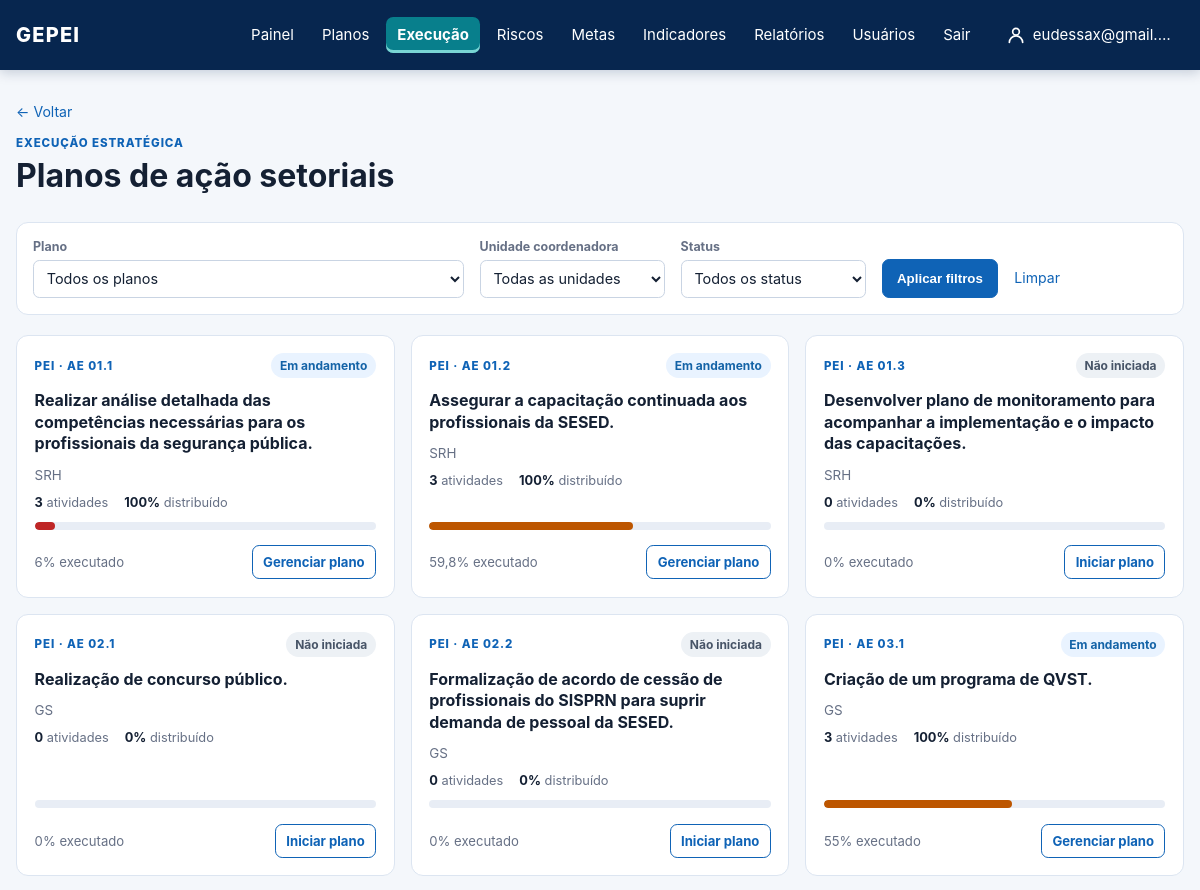
Before: /planos-de-acao/ (signed in, upper part) with the older database file.
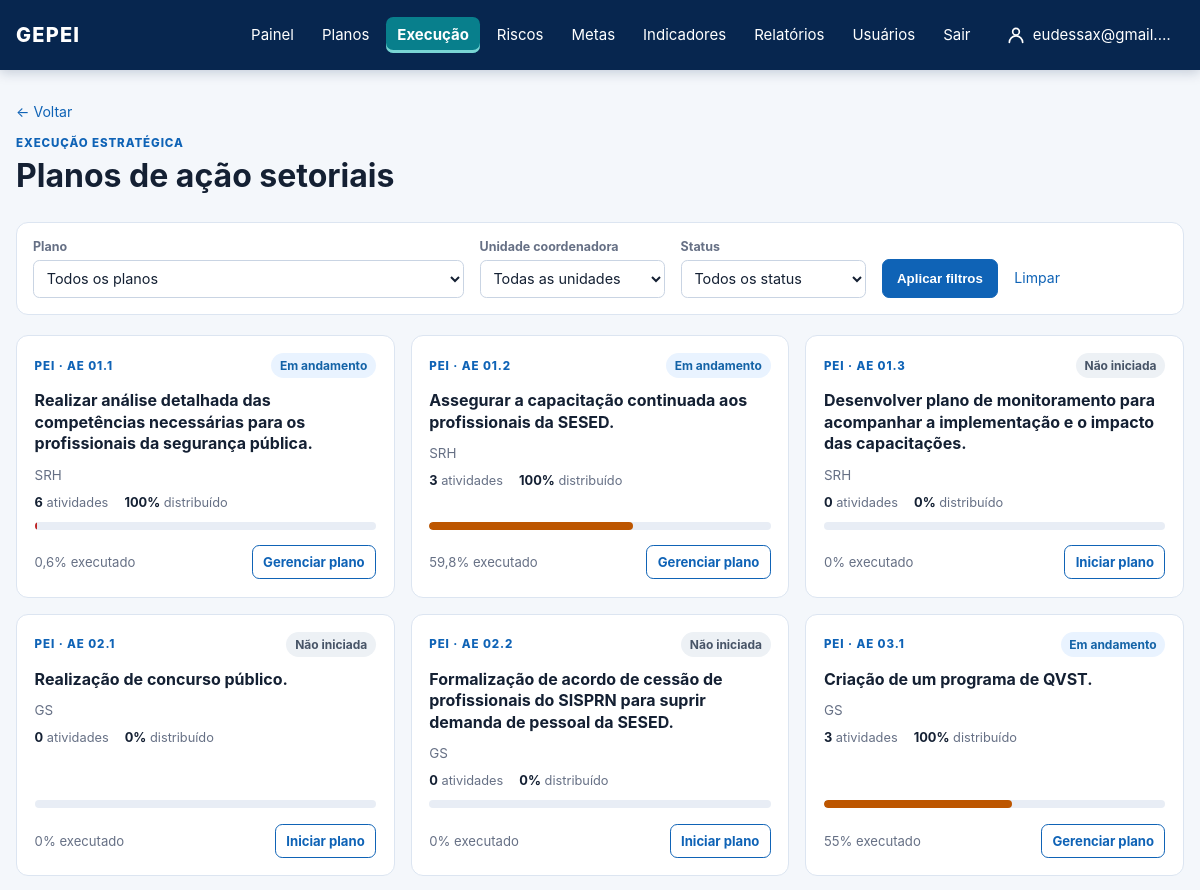
After: the same page with the newer database file.
### core/models.py (models this page shows, shortened)
class StrategicAction(models.Model):
    class Status(models.TextChoices):
        NOT_STARTED = "NAO_INICIADA", "Não iniciada"
        IN_PROGRESS = "EM_ANDAMENTO", "Em andamento"
        COMPLETED = "CONCLUIDA", "Concluída"
        DELAYED = "ATRASADA", "Atrasada"
        BLOCKED = "BLOQUEADA", "Bloqueada"
        SUSPENDED = "SUSPENSA", "Suspensa"
    artifact = models.ForeignKey(PlanArtifact, on_delete=models.PROTECT, related_name="actions")
    coordinating_unit = models.ForeignKey(OrganizationalUnit, on_delete=models.PROTECT)
    code = models.CharField(max_length=30)
    title = models.CharField(max_length=255)
    description = models.TextField(blank=True)
    due_date = models.DateField(
        null=True,
        blank=True,
        help_text="Preenchido no cronograma operacional; não é inferido da vigência do PEI.",
    )
    status = models.CharField(max_length=15, choices=Status.choices, default=Status.NOT_STARTED)
    progress = models.DecimalField(max_digits=5, decimal_places=2, default=0)
    funding_sources = models.CharField(max_length=255, blank=True)
    participating_units = models.ManyToManyField(OrganizationalUnit, related_name="participating_actions", blank=True)

class PlanArtifact(models.Model):
    class ArtifactType(models.TextChoices):
        DIMENSION = "DIMENSAO", "Dimensão BSC"
        AXIS = "EIXO", "Eixo Estratégico"
        OBJECTIVE = "OBJETIVO", "Objetivo Estratégico"
        PROJECT = "PROJETO", "Projeto Estratégico"
    plan = models.ForeignKey(Plan, on_delete=models.CASCADE, related_name="artifacts")
    parent = models.ForeignKey("self", null=True, blank=True, on_delete=models.CASCADE)
    artifact_type = models.CharField(max_length=12, choices=ArtifactType.choices)
    code = models.CharField(max_length=30, blank=True)
    title = models.CharField(max_length=255)
    description = models.TextField(blank=True)

class Plan(models.Model):
    class PlanType(models.TextChoices):
        PEI = "PEI", "PEI"
        PESP = "PESP", "PESP"
        PPA = "PPA", "PPA"
        OTHER = "OUTRO", "Outro"
    name = models.CharField(max_length=180)
    acronym = models.CharField(max_length=30)
    plan_type = models.CharField(max_length=10, choices=PlanType.choices)
    start_date = models.DateField()
    end_date = models.DateField()
    active = models.BooleanField(default=True)

class OrganizationalUnit(models.Model):
    class UnitType(models.TextChoices):
        ORGAN = "ORGAO", "Órgão"
        UNIT = "UNIDADE", "Unidade"
        SECTOR = "SETOR", "Setor"
    organization = models.ForeignKey(Organization, on_delete=models.PROTECT)
    parent = models.ForeignKey("self", null=True, blank=True, on_delete=models.PROTECT)
    name = models.CharField(max_length=180)
    acronym = models.CharField(max_length=30, blank=True)
    unit_type = models.CharField(max_length=10, choices=UnitType.choices)

### core/views.py (the view)
# urls.py: path("planos-de-acao/", views.action_plan_list, name="action_plan_list"),
@login_required
@permission_required("core.view_actionplan", raise_exception=True)
def action_plan_list(request):
    plans = Plan.objects.filter(active=True).order_by("acronym")
    units = scope_units(OrganizationalUnit.objects.order_by("name"), request.user)
    actions = scope_actions(
        StrategicAction.objects.select_related("artifact", "artifact__plan", "coordinating_unit"), request.user
    ).annotate(
        activity_count=Count("action_plan__activities"),
        allocated_weight=Sum("action_plan__activities__weight"),
        activity_progress=Avg("action_plan__activities__progress"),
    )
    selected_plan = request.GET.get("plan", "")
    selected_unit = request.GET.get("unit", "")
    selected_status = request.GET.get("status", "")
    if selected_plan.isdigit():
        actions = actions.filter(artifact__plan_id=selected_plan)
    if selected_unit.isdigit():
        actions = actions.filter(coordinating_unit_id=selected_unit)
    if selected_status in StrategicAction.Status.values:
        actions = actions.filter(status=selected_status)
    return render(
        request,
        "core/action_plan_list.html",
        {
            "actions": actions.order_by("artifact__code", "code"),
            "plans": plans,
            "units": units,
            "actions_status_choices": StrategicAction.Status.choices,
            "selected_plan": selected_plan,
            "selected_unit": selected_unit,
            "selected_status": selected_status,
        },
    )

### core/context_processors.py (called while the page is built)
def navigation_plans(request):
    if not request.user.is_authenticated:
        return {"navigation_plans": []}
    return {"navigation_plans": Plan.objects.order_by("acronym", "name")}

### core/permissions.py (called while the page is built, shortened)
def is_administrator(user):
    if user.is_superuser:
        return True
    return user.groups.filter(name__iexact=ADMINISTRATOR_GROUP_NAME).exists()

def user_unit_ids(user):
    if is_administrator(user):
        return None

def scope_units(queryset, user):
    ids = user_unit_ids(user)
    return queryset if ids is None else queryset.filter(pk__in=ids)

def scope_actions(queryset, user):
    ids = user_unit_ids(user)
    if ids is None:
        return queryset
    from .models import StrategicAction
    visible = StrategicAction.objects.filter(
        Q(coordinating_unit_id__in=ids) | Q(participating_units__in=ids)
    ).values("pk")
    return queryset.filter(pk__in=visible)

### templates/core/action_plan_list.html (shortened to what this page needs)
{% extends "base.html" %}
{% load progress %}
{% block content %}
  <a class="back-link" href="{% url 'dashboard' %}">← Voltar</a>
  <section class="page-heading dashboard-heading">
    <div>
      <p class="eyebrow">Execução estratégica</p>
      <h1>Planos de ação setoriais</h1>
    </div>
  </section>
  <form class="dashboard-filters" method="get" aria-label="Filtros dos planos de ação">
    <label>Plano
      <select name="plan"><option value="">Todos os planos</option></select>
    </label>
    <label>Unidade coordenadora
      <select name="unit"><option value="">Todas as unidades</option></select>
    </label>
    <label>Status
      <select name="status"><option value="">Todos os status</option>{% for code, label in actions_status_choices %}<option value="{{ code }}" {% if selected_status == code %}selected{% endif %}>{{ label }}</option>{% endfor %}</select>
    </label>
    <button class="button button-primary" type="submit">Aplicar filtros</button>
    <a class="clear-filter" href="{% url 'action_plan_list' %}">Limpar</a>
  </form>
  <section class="action-cards">
    {% for action in actions %}
      <article class="action-card">
        <div class="action-card-top"><span class="eyebrow">{{ action.artifact.plan.acronym }} · {{ action.code }}</span><span class="chip chip-{{ action.status|lower }}">{{ action.get_status_display }}</span></div>
        <h2>{{ action.title }}</h2>
        <p class="action-card-unit">{{ action.coordinating_unit.acronym|default:action.coordinating_unit.name }}</p>
        <div class="card-meta"><span><strong>{{ action.activity_count }}</strong> atividade{{ action.activity_count|pluralize:"s" }}</span><span><strong>{{ action.allocated_weight|default:0|floatformat:"-1" }}%</strong> distribuído</span></div>
        {% progress_bar action.progress %}
        <div class="card-footer"><span>{{ action.progress|floatformat:"-1" }}% executado</span><a class="button button-secondary" href="{% url 'action_plan_detail' action.id %}">{% if action.activity_count %}Gerenciar plano{% else %}Iniciar plano{% endif %}</a></div>
      </article>
    {% empty %}
      <div class="empty-state large-empty"><strong>Nenhuma ação encontrada.</strong><span>Altere os filtros ou carregue ações estratégicas no PEI.</span></div>
    {% endfor %}
  </section>
{% endblock %}

Changed rows visible on the page:
changed StrategicAction "AE 01.1": activity_count "3" → "6"; progress "6" → "0,6"
